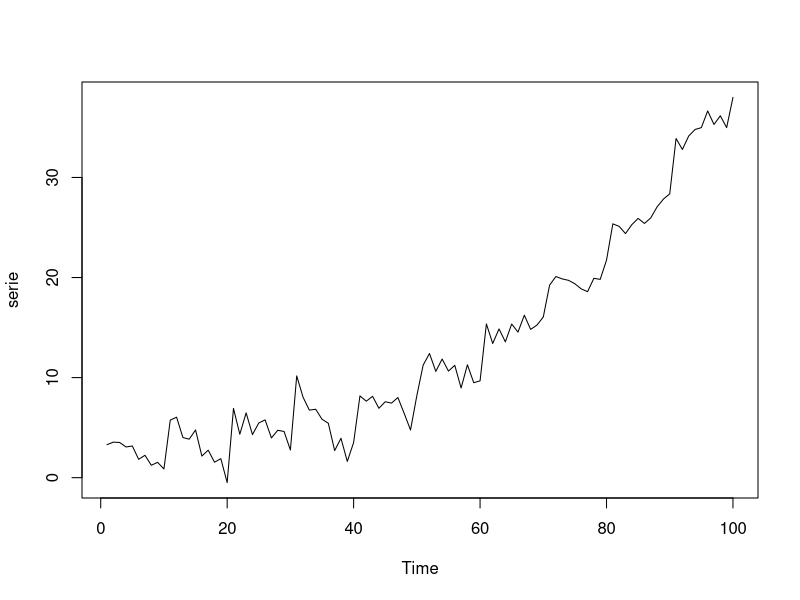
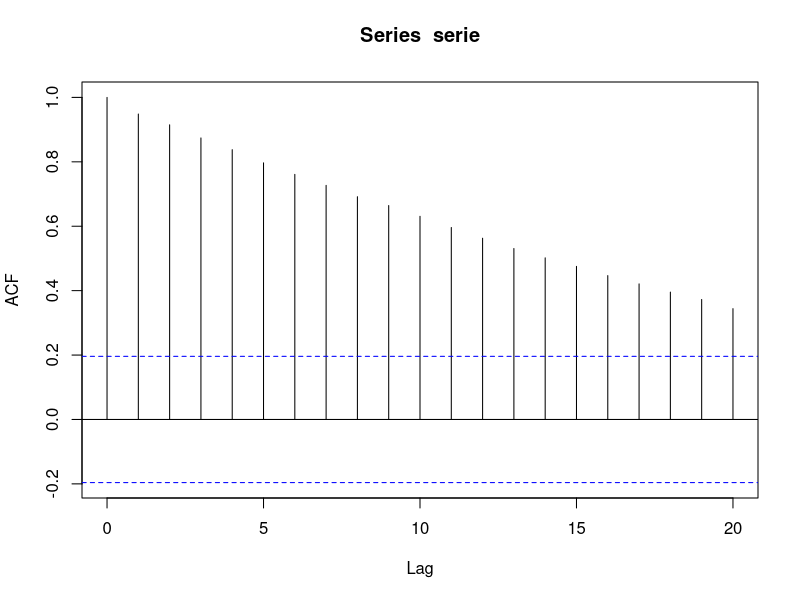
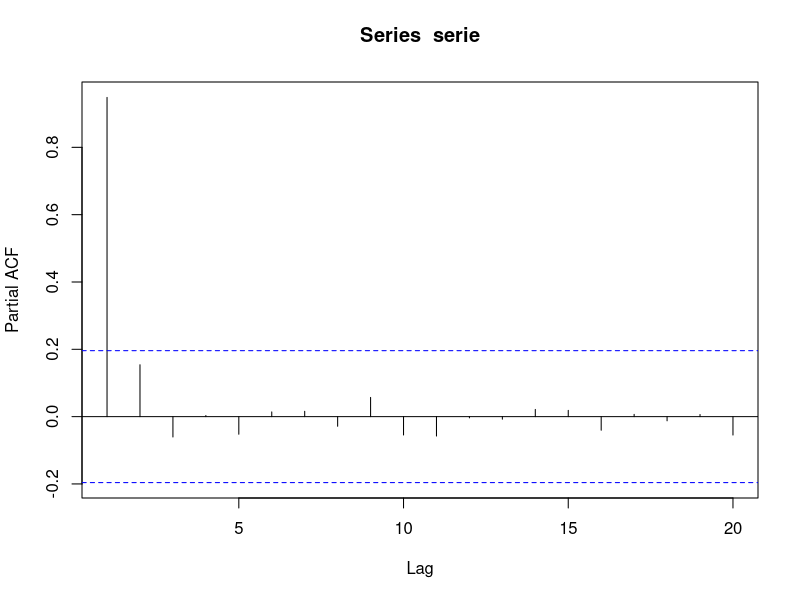
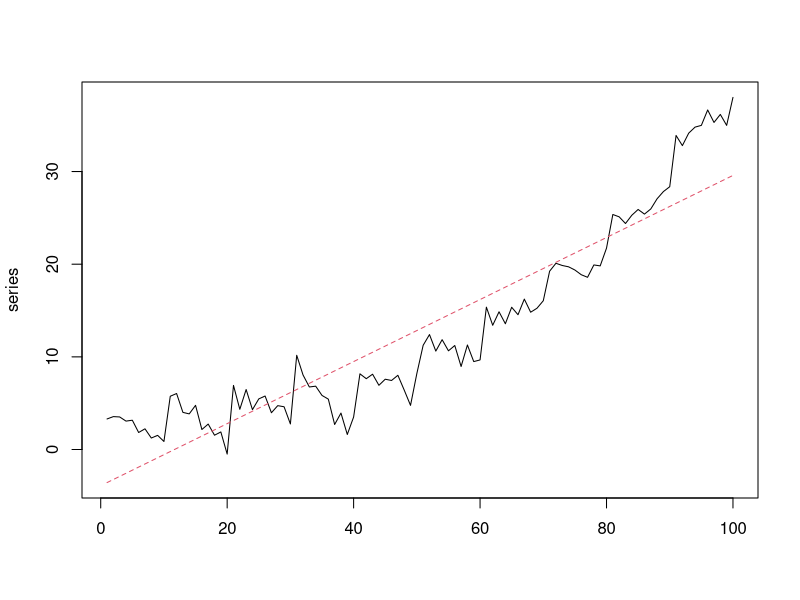
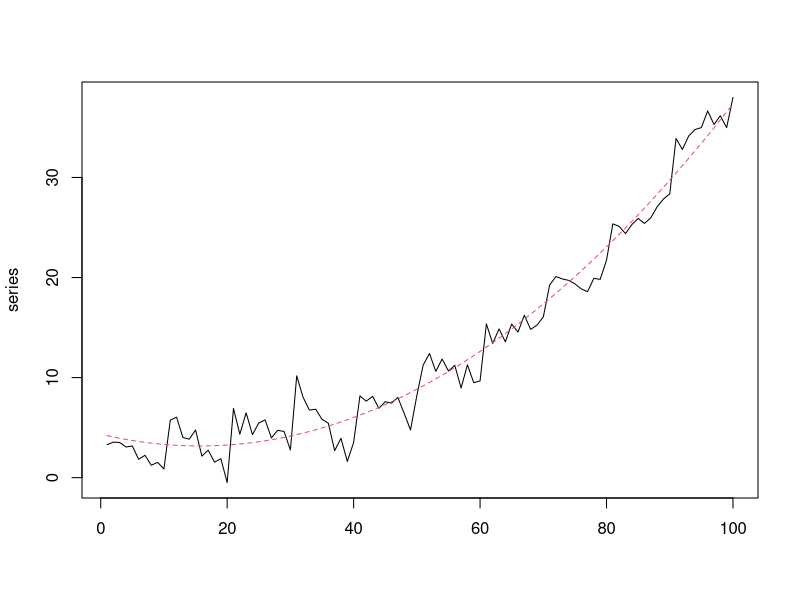
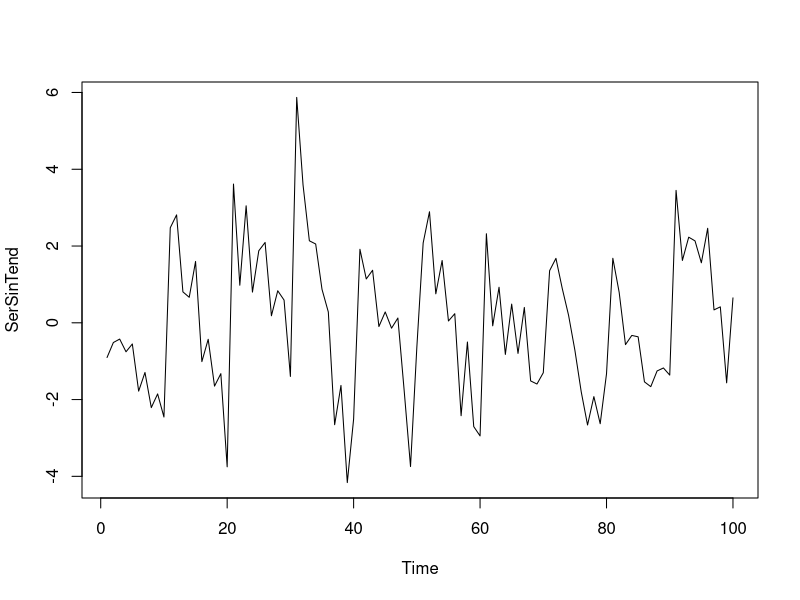
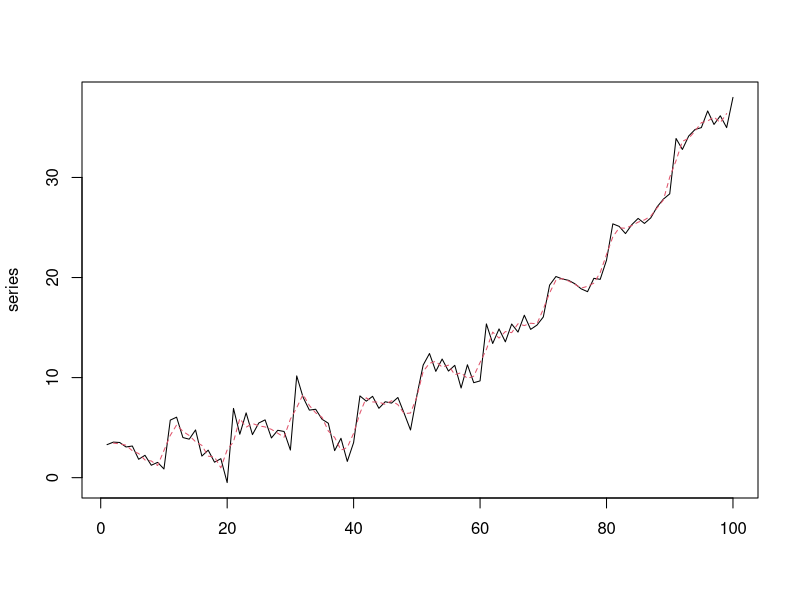
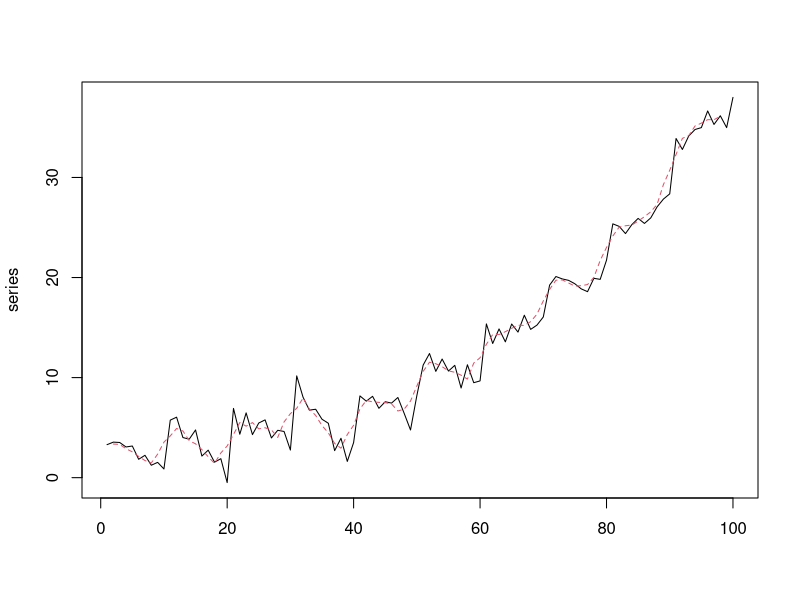

These charts were generated, in order, by the following R code:
rm(list=ls()) # Eliminamos lo que haya en el espacio de trabajo
library("tseries") # para el test ADF

# Cargamos serie con tendencia y estacionalidad
serie<-scan("ModeloAR2_TendyEst_simulado.dat")
plot.ts(serie) # la mostramos
print("Mostrando la serie con tendencia y estacionalidad")
acf(serie) # Mostramos ACF
print("Mostrando el ACF")
pacf(serie) # Mostramos PACF
print("Mostrando el PACF")
resul <- adf.test(serie) # Pasamos el test de ADF
cat("El resultado del test de Dickey-Fuller aumentado es un p-value=", resul$p.value, "\n")


#----------------------------------------------------
# Eliminar tendencia con aproximac. funcional
#----------------------------------------------------
# Hipótesis 1: Modelo Lineal x= a + b*t (x=serie; t=tiempo; a,b=parámetros a estimar)
tiempo<- 1:length(serie) # Creamos la variable que modela al tiempo
parametros <- lm (serie ~ tiempo) # Ajustamos modelo lineal
# Calculamos la estimación de la tendencia
TendEstimada<-parametros$coefficients[1]+tiempo*parametros$coefficients[2] 
# Mostramos en la misma figura la serie y la tendencia estimada
series<-matrix(c(t(serie), t(TendEstimada)), ncol=2); # Mostramos resultado
matplot(series, pch=1, type= "l")
print("Metodo de eliminacion de tendencia por aproximacion funcional.")
print("La hipotesis de modelado lineal parece que no sirve aqui.")

# Hipótesis 2: Modelo polinomico x= a + b*t +c*t^2 (x=serie; t=tiempo; a,b,c=parámetros a estimar)
tiempo<- 1:length(serie) # Creamos la variable que modela al tiempo
parametros <- lm (serie ~ tiempo + I(tiempo^2)) # Ajustamos modelo lineal
# Calculamos la estimación de la tendencia
TendEstimada<-parametros$coefficients[1]+tiempo*parametros$coefficients[2] + (tiempo^2)*parametros$coefficients[3] 
# Mostramos en la misma figura la serie y la tendencia estimada
series<-matrix(c(t(serie), t(TendEstimada)), ncol=2); # Mostramos resultado
matplot(series, pch=1, type= "l")
print("Metodo de eliminacion de tendencia por aproximacion funcional.")
print("La hipotesis de modelado polinomico de 2o. grado parece que va mejor.")

# Eliminamos la tendencia
SerSinTend<-serie-TendEstimada;
plot.ts(SerSinTend)
print("Serie sin la tendencia.")

#----------------------------------------------------
# Eliminar tendencia con filtrado
#----------------------------------------------------
# Estimación de tendencia por filtrado de medias moviles de orden k
for (k in 3:5) {
  filtro<-rep(1/k, k); # Creamos el filtro
  # Filtramos señal
  SerFiltrada<-filter(serie,filter=filtro,sides=2,method="convolution")
  # Mostramos en la misma figura la serie y la tendencia estimada
  series<-matrix(c(t(serie), t(SerFiltrada)), ncol=2);
  matplot(series, pch=1, type= "l")
  cat("Calculo tendencia con filtro de orden k=", k, "\n")
  print("Pulse una tecla para continuar...")
  #pause<-readline(); # para pausar la ejecución
}
print("Vemos que, a mayor k, más se suaviza la serie. Vamos a continuar hasta que tengamos una tendencia clara.")
for (k in 6:15) {
  filtro<-rep(1/k, k); # Creamos el filtro
  # Filtramos señal
  SerFiltrada<-filter(serie,filter=filtro,sides=2,method="convolution")
  # Mostramos en la misma figura la serie y la tendencia estimada
  series<-matrix(c(t(serie), t(SerFiltrada)), ncol=2);
  matplot(series, pch=1, type= "l")
  cat("Calculo tendencia con filtro de orden k=", k, "\n")
  print("Pulse una tecla para continuar...")
  #pause<-readline(); # para pausar la ejecución
}
print("Paramos, por ejemplo, con k=15.")
# Eliminamos la tendencia
SerSinTend2<-serie-SerFiltrada;
plot.ts(SerSinTend2)
print("Serie sin la tendencia (calculada mediante filtros).")
# Mostramos en la misma figura la serie sin tendencia mediante los 2 metodos
series<-matrix(c(t(SerSinTend), t(SerSinTend2)), ncol=2);
matplot(series, pch=1, type= "l")
print("Aqui vemos como queda la serie tras quitar la tendencia con los 2 metodos.")

# Quitamos los NA de la serie sin tendencia con filtro
aux<- SerSinTend2[!is.na(SerSinTend2)];

acf(SerSinTend) # Mostramos ACF
print("Mostrando el ACF de la serie sin tendencia con el método de aprox. funcional")

acf(aux) # Mostramos ACF
print("Mostrando el ACF de la serie sin tendencia con el método de filtrado")

pacf(SerSinTend) # Mostramos PACF
print("Mostrando el PACF de la serie sin tendencia con el método de aprox. funcional")

pacf(aux) # Mostramos PACF
print("Mostrando el PACF de la serie sin tendencia con el método de filtrado")
